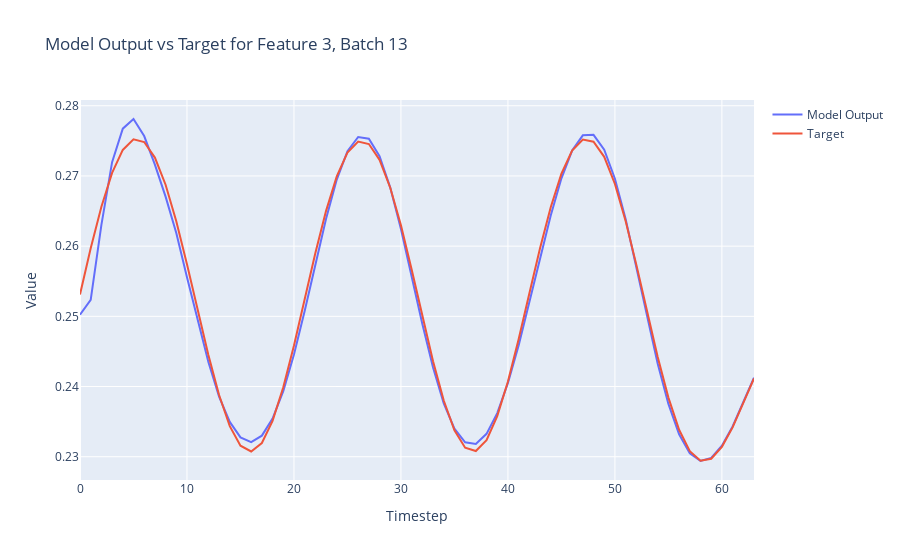

Write notebook code for a chart like this one.
### Code cell
import plotly.graph_objects as go

def plot_model_output_vs_target(model_outputs, targets, batch_index=0, feature_index=0):
    # Extract the specified feature for the given batch from both the model outputs and targets
    model_output_series = model_outputs[batch_index, :, feature_index].detach().numpy()
    target_series = targets[batch_index, :, feature_index].numpy()
    
    # Create a range for the x-axis (timesteps)
    timesteps = list(range(model_output_series.shape[0]))
    
    # Create traces
    model_trace = go.Scatter(x=timesteps, y=model_output_series, mode='lines', name='Model Output')
    target_trace = go.Scatter(x=timesteps, y=target_series, mode='lines', name='Target')
    
    # Create the figure and add traces
    fig = go.Figure()
    fig.add_trace(model_trace)
    fig.add_trace(target_trace)
    
    # Add title and labels
    fig.update_layout(title=f'Model Output vs Target for Feature {feature_index}, Batch {batch_index}',
                      xaxis_title='Timestep',
                      yaxis_title='Value')
    
    # Show the figure
    fig.show()

# Assuming `y` and `Y` are your model outputs and targets, respectively
# Adjust batch_index and feature_index as needed
plot_model_output_vs_target(outputs.to("cpu"), Y.to("cpu"), batch_index=13, feature_index=3)

### Figure 1 — Plotly figure (JSON) as saved in the notebook; plotly's stock layout.template omitted (floating-point values rounded to 4 significant figures)
{"data": [{"mode": "lines", "name": "Model Output", "type": "scatter", "x": [0, 1, 2, 3, 4, 5, 6, 7, 8, 9, 10, 11, 12, 13, 14, 15, 16, 17, 18, 19, 20, 21, 22, 23, 24, 25, 26, 27, 28, 29, 30, 31, 32, 33, 34, 35, 36, 37, 38, 39, 40, 41, 42, 43, 44, 45, 46, 47, 48, 49, 50, 51, 52, 53, 54, 55, 56, 57, 58, 59, 60, 61, 62, 63], "y": [0.2502, 0.2523, 0.263, 0.272, 0.2767, 0.2781, 0.2757, 0.2716, 0.2671, 0.2619, 0.2556, 0.2495, 0.2435, 0.2386, 0.235, 0.2327, 0.2321, 0.233, 0.2354, 0.2393, 0.2446, 0.2508, 0.2574, 0.2639, 0.2695, 0.2735, 0.2756, 0.2753, 0.2728, 0.2683, 0.2624, 0.2557, 0.2489, 0.2427, 0.2376, 0.234, 0.232, 0.2318, 0.2333, 0.2362, 0.2405, 0.2458, 0.2519, 0.2583, 0.2644, 0.2697, 0.2736, 0.2758, 0.2759, 0.2737, 0.2696, 0.2639, 0.2571, 0.25, 0.2433, 0.2375, 0.2332, 0.2305, 0.2294, 0.2298, 0.2316, 0.2343, 0.2377, 0.2413]}, {"mode": "lines", "name": "Target", "type": "scatter", "x": [0, 1, 2, 3, 4, 5, 6, 7, 8, 9, 10, 11, 12, 13, 14, 15, 16, 17, 18, 19, 20, 21, 22, 23, 24, 25, 26, 27, 28, 29, 30, 31, 32, 33, 34, 35, 36, 37, 38, 39, 40, 41, 42, 43, 44, 45, 46, 47, 48, 49, 50, 51, 52, 53, 54, 55, 56, 57, 58, 59, 60, 61, 62, 63], "y": [0.2531, 0.2597, 0.2656, 0.2704, 0.2737, 0.2752, 0.2748, 0.2726, 0.2688, 0.2635, 0.2574, 0.2509, 0.2445, 0.2388, 0.2344, 0.2316, 0.2307, 0.232, 0.2351, 0.2399, 0.2459, 0.2524, 0.259, 0.265, 0.2699, 0.2733, 0.2749, 0.2746, 0.2723, 0.2683, 0.263, 0.2567, 0.25, 0.2436, 0.238, 0.2338, 0.2313, 0.2308, 0.2324, 0.2358, 0.2407, 0.2467, 0.2532, 0.2597, 0.2655, 0.2703, 0.2736, 0.2752, 0.2749, 0.2727, 0.2689, 0.2636, 0.2574, 0.2507, 0.2442, 0.2384, 0.2338, 0.2308, 0.2294, 0.2297, 0.2314, 0.2342, 0.2376, 0.2412]}], "layout": {"title": {"text": "Model Output vs Target for Feature 3, Batch 13"}, "xaxis": {"title": {"text": "Timestep"}}, "yaxis": {"title": {"text": "Value"}}}}
